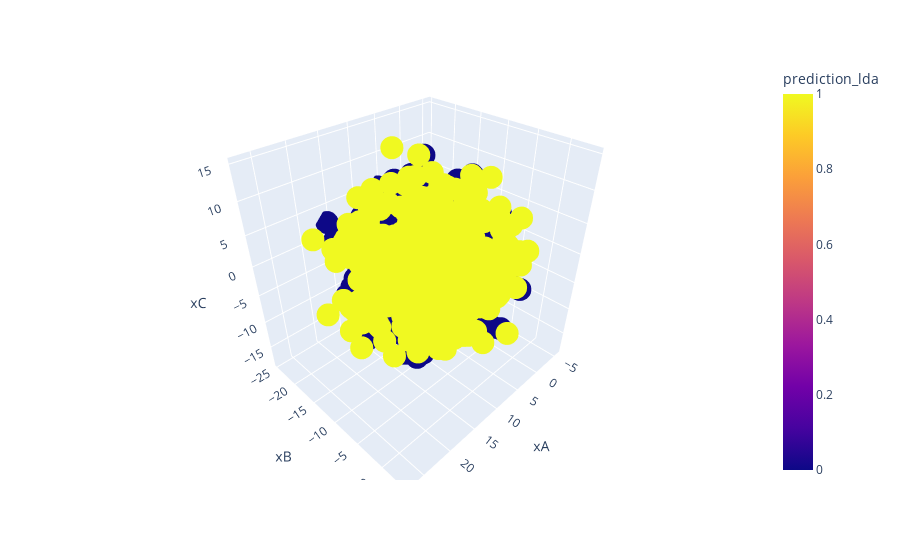

Notebook cell for this chart:
### Markdown cell above
The same visualization used with only 1 feature is not as insightful when increasing the number of features to 3..

### Code cell
import plotly.express as px

fig = px.scatter_3d(data,
                    x='xA' , y='xB', z='xC', color='prediction_lda')
fig.show()

### Figure 1 — Plotly figure (JSON) as saved in the notebook; plotly's stock layout.template omitted (floating-point values rounded to 4 significant figures; data arrays with more than 128 entries replaced by an {"elided": "..."} marker saying what was removed)
{"data": [{"hovertemplate": "xA=%{x}<br>xB=%{y}<br>xC=%{z}<br>prediction_lda=%{marker.color}<extra></extra>", "legendgroup": "", "marker": {"color": {"elided": "1000 int values"}, "coloraxis": "coloraxis", "symbol": "circle"}, "mode": "markers", "name": "", "scene": "scene", "showlegend": false, "type": "scatter3d", "x": {"elided": "1000 float values"}, "y": {"elided": "1000 float values"}, "z": {"elided": "1000 float values"}}], "layout": {"coloraxis": {"colorbar": {"title": {"text": "prediction_lda"}}, "colorscale": [[0, "#0d0887"], [0.1111, "#46039f"], [0.2222, "#7201a8"], [0.3333, "#9c179e"], [0.4444, "#bd3786"], [0.5556, "#d8576b"], [0.6667, "#ed7953"], [0.7778, "#fb9f3a"], [0.8889, "#fdca26"], [1, "#f0f921"]]}, "legend": {"tracegroupgap": 0}, "margin": {"t": 60}, "scene": {"domain": {"x": [0, 1], "y": [0, 1]}, "xaxis": {"title": {"text": "xA"}}, "yaxis": {"title": {"text": "xB"}}, "zaxis": {"title": {"text": "xC"}}}}}
